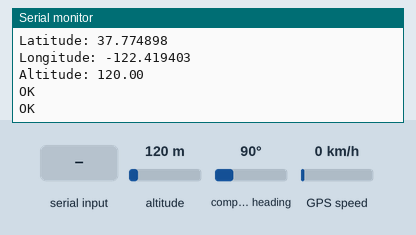
Bench run of a program on a simulated Arduino Pro Mini, built with avr-gcc and run on an emulated ATmega328P. Shown: the last lines printed to the serial monitor. The inputs (shaded band) are chosen by the test bench; at power-on: altitude 120 m, compass heading 90°, GPS speed 0 km/h. The GPS gets a fix after 3 s at 37.7749, -122.4194 with 8 satellites; the modem accepts every AT command (registered, SIM ready, sends succeed) and sends nothing else.

Above: at 4.7 s.
4.8 s: "1" received over the second serial link
At 5.36 s:
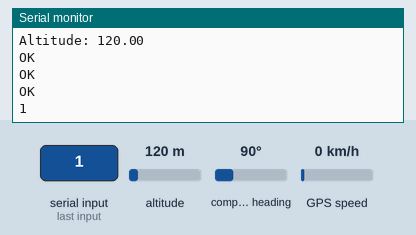
7.0 s: altitude set to 20 m
At 8.41 s:
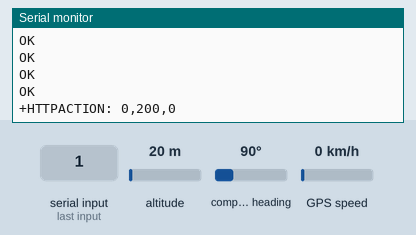
8.5 s: "0" received over the second serial link
10.0 s: altitude set to 250 m
At 11.51 s:
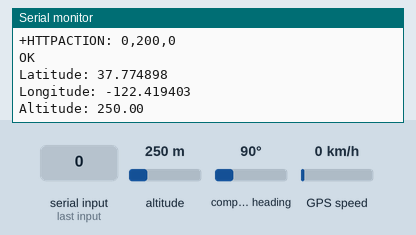
Timing chart, 0 to 12.5 s (numbered marks = the images above; inputs shaded):
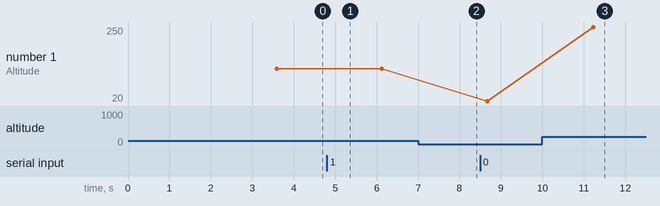

Measured:
- after the input at 4.8 s, the serial monitor: prints a new line after 0.26 s (image 1)
- after the input at 10.0 s, the serial monitor: prints a new line after 1.2 s (image 3)
- plotted number 1: 20 → 250 after the input at 10.0 s

The program:

main.cpp
```cpp
#include <Arduino.h>
#include <SoftwareSerial.h>
#include <ArduinoJson.h>
#include "gps_handler.h"
#include "gprs_handler.h"

String api_key = "";
String token = "";
String domain = "https://gpscartracker.herokuapp.com";

void setup()
{
  // Start the Arduino hardware serial port at 9600 baud
  Serial.begin(9600);
  GSMSetup();
  GPSSetup();
  // Start the software serial port at the GPS's default baud
  //
}

void loop()
{
  //updateSerial();
  if (get_coordinates (&lat, &lat))
  {
    get_request(domain, token, &lat, &lat);
    //post_request(domain, token,api_key, &lat, &lat);
  }
}
```

gprs_handler.h
```cpp
// Choose two Arduino pins to use for software serial
int GPRS_RXPin = 4; // rx pin
int GPRS_TXPin = 5; // tx pin

long int GPRSBaud = 115200;

// Create a software serial port called "gpsSerial"
SoftwareSerial gprsSerial(GPRS_RXPin, GPRS_TXPin);

void updateSerial();

void GSMSetup()
{
  //Begin serial communication with Arduino and A6
  gprsSerial.begin(GPRSBaud);

  Serial.println("Initializing GPRS ...");
  delay(1000);
  gprsSerial.println("AT"); //Once the handshake test is successful, it will back to OK
  updateSerial();
  gprsSerial.println("AT+CSQ"); //Signal quality test, value range is 0-31 , 31 is the best
  updateSerial();
  gprsSerial.println("AT+CCID"); //Read SIM information to confirm whether the SIM is plugged
  updateSerial();
  gprsSerial.println("AT+CREG?"); //Check whether it has registered in the network
  updateSerial();
  gprsSerial.println("AT+SAPBR=3,1,\"APN\",\"mcinet\""); //configuring Access Point Name for GPRS
  updateSerial();
  gprsSerial.println("AT+SAPBR=1,1"); //activating network
}

void updateSerial()
{
  delay(500);
  while (Serial.available())
  {
    gprsSerial.write(Serial.read()); //Forward what Serial received to Software Serial Port
  }
  while (gprsSerial.available())
  {
    Serial.write(gprsSerial.read()); //Forward what Software Serial received to Serial Port
  }
}

void get_request(String domain, String token, double *lat, double *lon)
{
  String url = domain + "tracker/api/device" + token + "coordinate/get?lat=" + *lat + "&lon=" + *lon;
  gprsSerial.println("AT+HTTPINIT"); //initializing HTTP method and make it ready for it
  updateSerial();
  gprsSerial.println("AT+HTTPPARA=\"CID\",1"); //activating header for request
  updateSerial();
  gprsSerial.println("AT+HTTPPARA=\"URL\"," + url); //configuring Access Point Name for GPRS
  updateSerial();
  gprsSerial.println("AT+HTTPACTION=0"); //telling to setup for get request
  updateSerial();
  gprsSerial.println("AT+HTTPREAD"); //reading the response
  updateSerial();
  gprsSerial.println("AT+HTTPTERM"); //terminating http request
}

void post_request(String domain, String token,String api_key,double *lat, double *lon)
{
  DynamicJsonDocument doc(200);
  doc["lat"] = *lat;
  doc["lon"] = *lon;
  String output;
  serializeJson(doc, output);
  doc.clear();
  String url = domain + "tracker/api/device" + token + "coordinate";
  gprsSerial.println("AT+HTTPINIT"); //initializing HTTP method and make it ready for it
  updateSerial();
  gprsSerial.println("AT+HTTPPARA=\"CID\",1"); //activating header for request
  updateSerial();
  gprsSerial.println("AT+HTTPPARA=\"URL\"," + url); //configuring Access Point Name for GPRS
  updateSerial();
  gprsSerial.println("AT+HTTPPARA=\"CONTENT\",\"application/json\""); //configuring header
  updateSerial();
  gprsSerial.println("AT+HTTPPARA=\"USERDATA\",\"Authorization:JWT " + String(api_key) + "\""); //configuring header
  updateSerial();
  gprsSerial.println("AT+HTTPDATA=" + String(output.length()) + ",100000");
  updateSerial();
  gprsSerial.println(output);
  updateSerial();
  gprsSerial.println("AT+HTTPACTION=1"); //telling to setup for post request
  updateSerial();
  gprsSerial.println("AT+HTTPREAD"); //reading the response
  updateSerial();
  gprsSerial.println("AT+HTTPTERM"); //terminating http request
}
```

gps_handler.h
```cpp
#include <TinyGPS++.h>

// Choose two Arduino pins to use for software serial
int GPS_RXPin = 2; // rx pin
int GPS_TXPin = 3; // tx pin

int GPSBaud = 9600;

// Create a TinyGPS++ object
TinyGPSPlus gps;

// Create a software serial port called "gpsSerial"
SoftwareSerial gpsSerial(GPS_RXPin, GPS_TXPin);


double lat;
double lon;

void GPSSetup()
{
    Serial.println("Initializing GPS ...");
    gpsSerial.begin(GPSBaud);
}


bool get_coordinates(double *lat, double *lon)
{
    // This sketch displays information every time a new sentence is correctly encoded.
    while (gpsSerial.available() > 0)
        if (gps.encode(gpsSerial.read()))
        {
            if (gps.location.isValid())
            {

                *lat = gps.location.lat();
                *lon = gps.location.lng();
                Serial.print("Latitude: ");
                Serial.println(gps.location.lat(), 6);
                Serial.print("Longitude: ");
                Serial.println(gps.location.lng(), 6);
                Serial.print("Altitude: ");
                Serial.println(gps.altitude.meters());
                return true;
            }
            else
            {
                Serial.println("Location: Not Available");
                return false;
            }
        }
    // If 5000 milliseconds pass and there are no characters coming in
    // over the software serial port, show a "No GPS detected" error
    if (millis() > 5000 && gps.charsProcessed() < 10)
    {
        Serial.println("No GPS detected");
        while (true)
            ;
    }
    return false;
}
```
